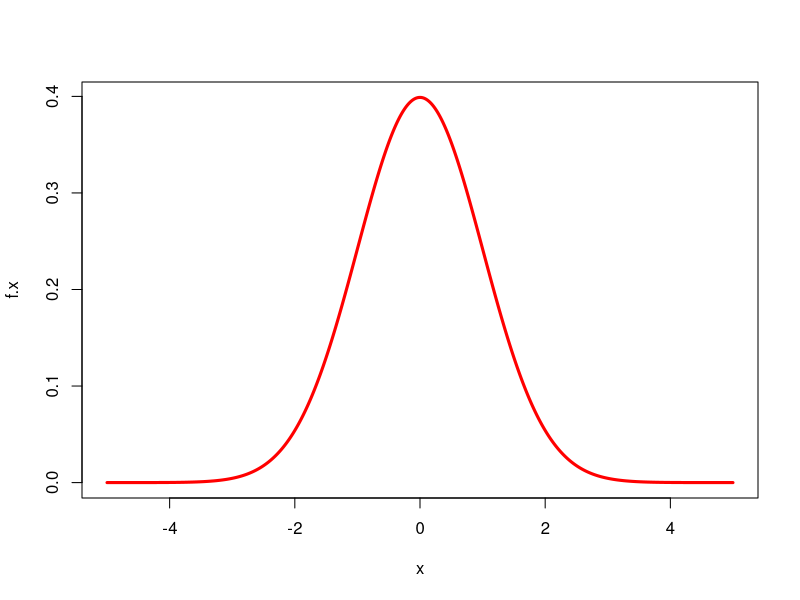
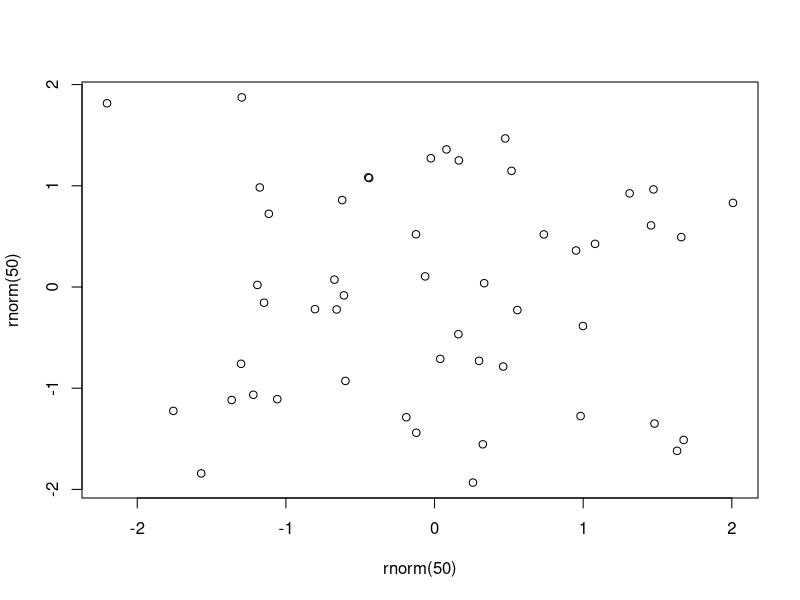

Source code (R) for these figures, in order:
x = seq(from=-5,to=5,length.out=1000)

f.x = dnorm(x,mean = 0, sd = 1)

plot(x,f.x,type='l',col='red',lwd=3)
dev.off()
plot(rnorm(50), rnorm(50))